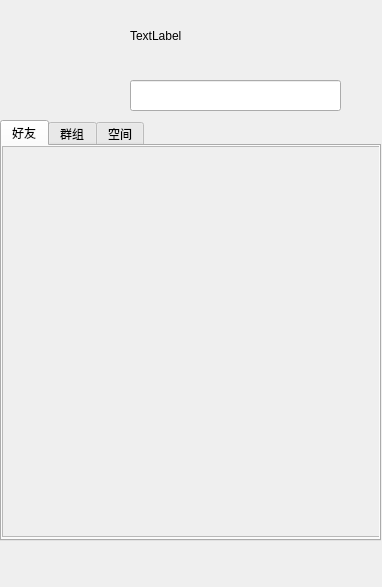
<?xml version="1.0" encoding="UTF-8"?>
<ui version="4.0">
 <class>ContactListDialog</class>
 <widget class="QDialog" name="ContactListDialog">
  <property name="geometry">
   <rect>
    <x>0</x>
    <y>0</y>
    <width>382</width>
    <height>587</height>
   </rect>
  </property>
  <property name="minimumSize">
   <size>
    <width>382</width>
    <height>587</height>
   </size>
  </property>
  <property name="maximumSize">
   <size>
    <width>382</width>
    <height>587</height>
   </size>
  </property>
  <property name="windowTitle">
   <string>Dialog</string>
  </property>
  <widget class="QPushButton" name="pb_icon">
   <property name="geometry">
    <rect>
     <x>10</x>
     <y>10</y>
     <width>100</width>
     <height>100</height>
    </rect>
   </property>
   <property name="text">
    <string/>
   </property>
   <property name="icon">
    <iconset resource="resource.qrc">
     <normaloff>:/icon/9.png</normaloff>:/icon/9.png</iconset>
   </property>
   <property name="iconSize">
    <size>
     <width>100</width>
     <height>100</height>
    </size>
   </property>
   <property name="checkable">
    <bool>false</bool>
   </property>
   <property name="autoRepeat">
    <bool>false</bool>
   </property>
   <property name="autoExclusive">
    <bool>false</bool>
   </property>
   <property name="flat">
    <bool>true</bool>
   </property>
  </widget>
  <widget class="QLabel" name="label_username">
   <property name="geometry">
    <rect>
     <x>130</x>
     <y>20</y>
     <width>221</width>
     <height>31</height>
    </rect>
   </property>
   <property name="text">
    <string>TextLabel</string>
   </property>
  </widget>
  <widget class="QLineEdit" name="lineEdit_feeling">
   <property name="geometry">
    <rect>
     <x>130</x>
     <y>80</y>
     <width>211</width>
     <height>31</height>
    </rect>
   </property>
  </widget>
  <widget class="QTabWidget" name="tabWidget_ContactListpage">
   <property name="geometry">
    <rect>
     <x>0</x>
     <y>120</y>
     <width>381</width>
     <height>421</height>
    </rect>
   </property>
   <property name="styleSheet">
    <string notr="true">font: 12pt &quot;Microsoft YaHei UI&quot;;</string>
   </property>
   <property name="currentIndex">
    <number>0</number>
   </property>
   <widget class="QWidget" name="page_friend">
    <attribute name="title">
     <string>好友</string>
    </attribute>
    <widget class="QScrollArea" name="scrollArea">
     <property name="geometry">
      <rect>
       <x>0</x>
       <y>0</y>
       <width>381</width>
       <height>391</height>
      </rect>
     </property>
     <property name="widgetResizable">
      <bool>true</bool>
     </property>
     <widget class="QWidget" name="scrollAreaWidgetContents">
      <property name="geometry">
       <rect>
        <x>0</x>
        <y>0</y>
        <width>379</width>
        <height>389</height>
       </rect>
      </property>
      <widget class="QWidget" name="verticalLayoutWidget">
       <property name="geometry">
        <rect>
         <x>0</x>
         <y>0</y>
         <width>381</width>
         <height>381</height>
        </rect>
       </property>
       <layout class="QVBoxLayout" name="verticalLayout">
        <item>
         <widget class="QWidget" name="widget_frienditem" native="true"/>
        </item>
        <item>
         <spacer name="verticalSpacer">
          <property name="orientation">
           <enum>Qt::Vertical</enum>
          </property>
          <property name="sizeHint" stdset="0">
           <size>
            <width>20</width>
            <height>40</height>
           </size>
          </property>
         </spacer>
        </item>
       </layout>
      </widget>
     </widget>
    </widget>
   </widget>
   <widget class="QWidget" name="page_grpup">
    <attribute name="title">
     <string>群组</string>
    </attribute>
   </widget>
   <widget class="QWidget" name="page_Qzone">
    <attribute name="title">
     <string>空间</string>
    </attribute>
   </widget>
  </widget>
  <widget class="QPushButton" name="pb_menu">
   <property name="geometry">
    <rect>
     <x>10</x>
     <y>540</y>
     <width>41</width>
     <height>41</height>
    </rect>
   </property>
   <property name="text">
    <string/>
   </property>
   <property name="icon">
    <iconset resource="resource.qrc">
     <normaloff>:/images/sett.png</normaloff>:/images/sett.png</iconset>
   </property>
   <property name="flat">
    <bool>true</bool>
   </property>
  </widget>
 </widget>
 <resources>
  <include location="resource.qrc"/>
 </resources>
 <connections/>
</ui>
